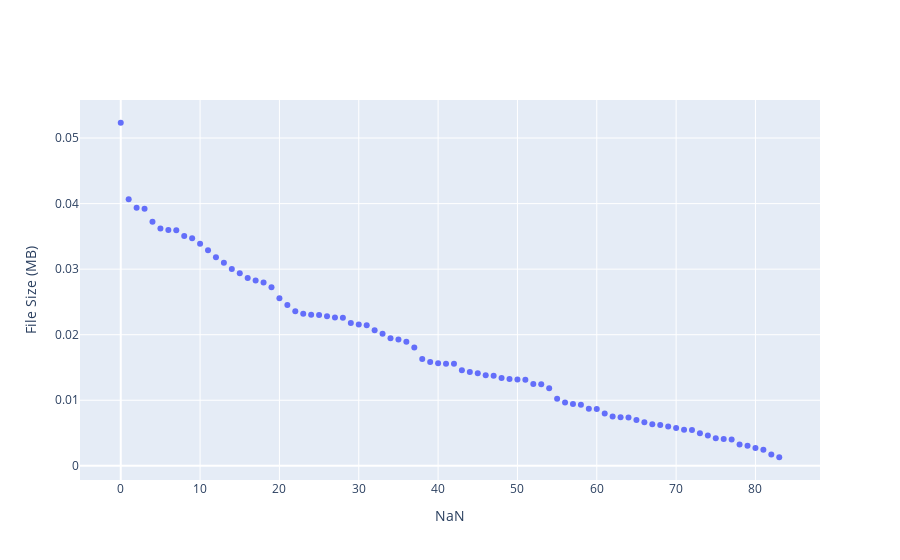

Notebook cell for this chart:
### Markdown cell above
# Plotting file size, ordered high to low

### Code cell
df = df.sort_values("file_size__mb", ascending=False)

# #########################################################
layout = go.Layout(
    xaxis=go.layout.XAxis(
        title=go.layout.xaxis.Title(text="NaN"),
        ),
    yaxis=go.layout.YAxis(
        title=go.layout.yaxis.Title(text="File Size (MB)"),
        ),
    )

# #########################################################
trace = go.Scatter(
    # x=df.index.tolist(),
    y=df.file_size__mb.tolist(),
    mode="markers",
    )
data = [trace]

fig = go.Figure(data=data, layout=layout)
fig.show()

### Figure 1 — Plotly figure (JSON) as saved in the notebook; plotly's stock layout.template omitted (floating-point values rounded to 4 significant figures)
{"data": [{"mode": "markers", "type": "scatter", "y": [0.05233, 0.04066, 0.03936, 0.03921, 0.03722, 0.03622, 0.03598, 0.03594, 0.03507, 0.03472, 0.03389, 0.03287, 0.03182, 0.03096, 0.03002, 0.02938, 0.02866, 0.02829, 0.02798, 0.02725, 0.02557, 0.02455, 0.02359, 0.02321, 0.02304, 0.02302, 0.02281, 0.02261, 0.02259, 0.02178, 0.02155, 0.02143, 0.02069, 0.02014, 0.01947, 0.01928, 0.01893, 0.01806, 0.01627, 0.01583, 0.01564, 0.01558, 0.01557, 0.01458, 0.01432, 0.01413, 0.01382, 0.01373, 0.01339, 0.01323, 0.01318, 0.01312, 0.0125, 0.01243, 0.01184, 0.01024, 0.009639, 0.009425, 0.009319, 0.008706, 0.008653, 0.007972, 0.007525, 0.007413, 0.007351, 0.006974, 0.006626, 0.006337, 0.006234, 0.006013, 0.005756, 0.005489, 0.005444, 0.004985, 0.004641, 0.004189, 0.004071, 0.004008, 0.003239, 0.003072, 0.002701, 0.002468, 0.001718, 0.001305]}], "layout": {"autosize": true, "xaxis": {"autorange": true, "range": [-4.945, 87.94], "title": {"text": "NaN"}}, "yaxis": {"autorange": true, "range": [-0.002433, 0.05607], "title": {"text": "File Size (MB)"}, "type": "linear"}}}
